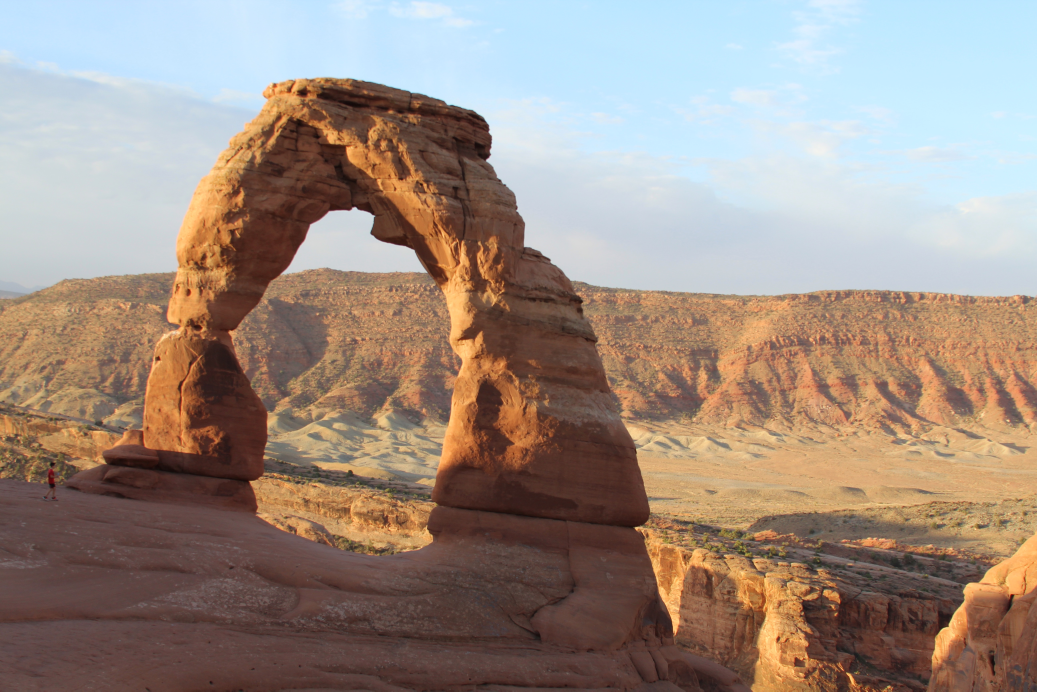
//> input picture HW/Chromaticity_histograms_export/IMG_6877.jpeg, 5184 x 3456 px, given in place of the camera (shown at 1/5 size)
$ ./harris_corner   (built with g++ and OpenCV 4)
//> lines starting //> are read from the running program, lines starting //| are printed output that depends on the picture; after the words box and inside, x2 and y2 are one past the last pixel; in counts of white or black regions, pixels touching at a corner belong together
// Luke Jansen
// 7/1/2026
// harris_corner.cpp

#include <opencv2/opencv.hpp>


int main(int argc, char *argv[]) {
    cv::VideoCapture *capdev;

    // default to /dev/video0 for the capture device
    const char *device = (argc > 1) ? argv[1] : "/dev/video0";
    capdev = new cv::VideoCapture(device, cv::CAP_V4L2);

    // error handling
    if( !capdev->isOpened() ) {
        printf("Unable to open video device\n");
        return(-1);
    }
    cv::namedWindow("Video", 1);

    cv::Mat frame;
    cv::Size img_size = cv::Size(640, 480);

    for (;;) {
        *capdev >> frame;
//> frame is the input picture: 3456 rows x 5184 cols, CV_8UC3; mean B, G, R 130.7, 141.3, 157.9
        if( frame.empty()) {
            printf("frame is empty\n");
            break;
        }

        // resize frame
        cv::resize(frame, frame, img_size, 0, 0, cv::INTER_AREA);
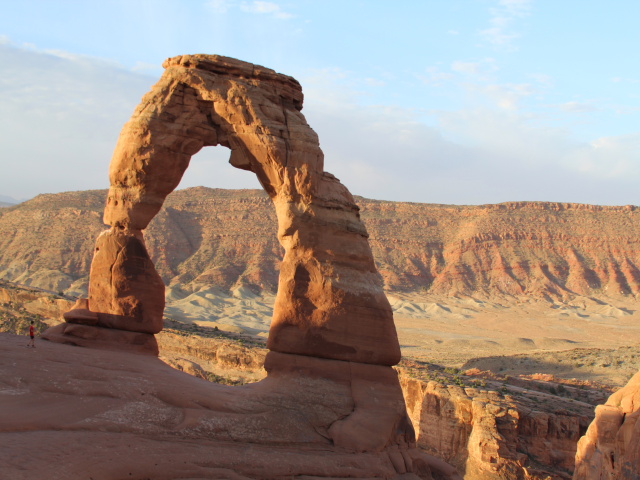
//> frame: 480 rows x 640 cols, CV_8UC3; mean B, G, R 130.7, 141.3, 157.9

        // Convert to greyscale
        cv::Mat grey;
        cv::cvtColor(frame, grey, cv::COLOR_BGR2GRAY);
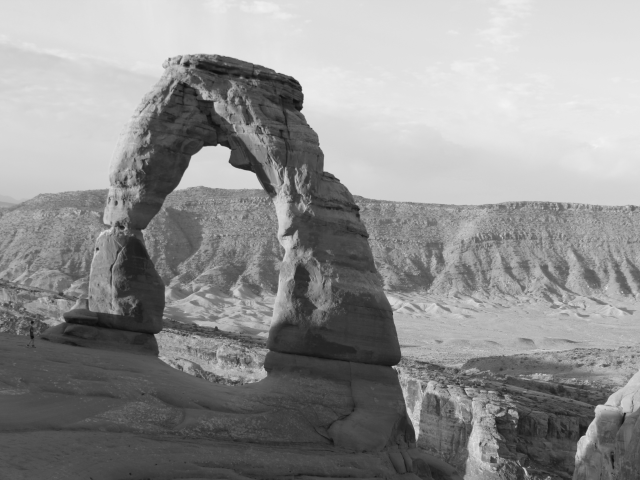
//> grey: 480 rows x 640 cols, CV_8UC1; min 12, max 243, mean 145

        // blur
        // cv::Mat blurred;
        // cv::GaussianBlur(grey, blurred, cv::Size(5, 5), 0);

        cv::Mat dst;
        int blockSize = 3; // for 3x3 kernel
        int aperatureSize = 19;
        double k = 0.04;
        cv::cornerHarris(grey, dst, blockSize, aperatureSize, k);
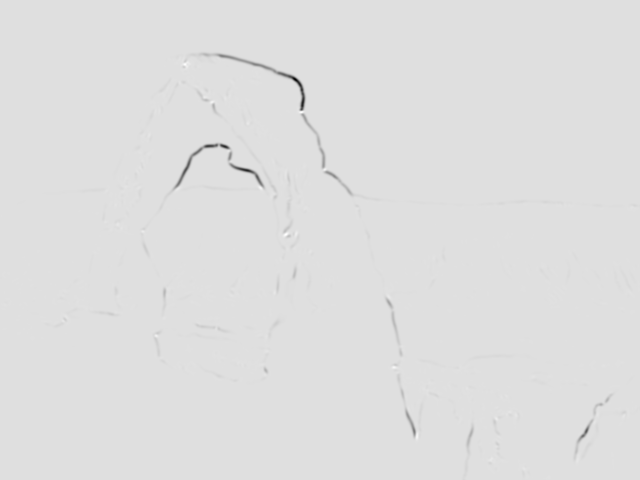
//> dst: 480 rows x 640 cols, CV_32FC1; min -2.98e+15, max 4.15e+14, mean -7.89e+12; drawn with min black and max white

        cv::Mat dilated;
        cv::dilate(dst, dilated, cv::Mat());  // default 3x3 rect kernel

        double maxVal = 0;
        cv::minMaxLoc(dilated, nullptr, &maxVal);
//> maxVal = 4.15e+14

        for (int i = 0; i < dilated.rows; i++) {
            for (int j = 0; j < dilated.cols; j++) {
                if (dilated.at<float>(i, j) > 0.1 * maxVal) {
                    // Mark this point as a red dot
                    frame.at<cv::Vec3b>(i, j) = cv::Vec3b(0, 0, 255);
                }
            }
        }
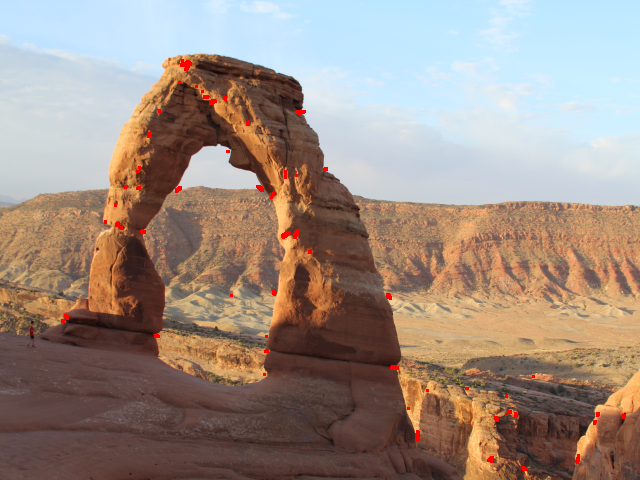
//> frame: 480 rows x 640 cols, CV_8UC3; 0.42% of pixels changed, all inside (x1, y1, x2, y2) = (61, 59, 626, 471)

        char key = cv::waitKey(10);
//> the 'q' key is pressed
        if (key == 'q') {
            break;
        }

        cv::imshow("Video", frame);
    }
}
